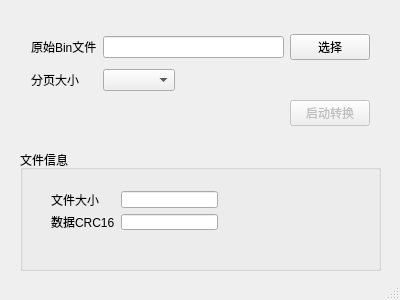
<?xml version="1.0" encoding="UTF-8"?>
<ui version="4.0">
 <class>ChangeBinFile</class>
 <widget class="QMainWindow" name="ChangeBinFile">
  <property name="geometry">
   <rect>
    <x>0</x>
    <y>0</y>
    <width>400</width>
    <height>300</height>
   </rect>
  </property>
  <property name="windowTitle">
   <string>ChangeBinFile</string>
  </property>
  <widget class="QWidget" name="centralWidget">
   <widget class="QGroupBox" name="groupBox">
    <property name="geometry">
     <rect>
      <x>20</x>
      <y>150</y>
      <width>361</width>
      <height>121</height>
     </rect>
    </property>
    <property name="title">
     <string>文件信息</string>
    </property>
    <widget class="QWidget" name="">
     <property name="geometry">
      <rect>
       <x>20</x>
       <y>30</y>
       <width>189</width>
       <height>61</height>
      </rect>
     </property>
     <layout class="QGridLayout" name="gridLayout">
      <item row="0" column="0">
       <widget class="QLabel" name="label_3">
        <property name="text">
         <string>文件大小</string>
        </property>
       </widget>
      </item>
      <item row="0" column="1">
       <widget class="QLineEdit" name="fileSizeEdit"/>
      </item>
      <item row="1" column="0">
       <widget class="QLabel" name="label_4">
        <property name="text">
         <string>数据CRC16</string>
        </property>
       </widget>
      </item>
      <item row="1" column="1">
       <widget class="QLineEdit" name="crcEdit"/>
      </item>
     </layout>
    </widget>
   </widget>
   <widget class="QWidget" name="">
    <property name="geometry">
     <rect>
      <x>20</x>
      <y>20</y>
      <width>361</width>
      <height>121</height>
     </rect>
    </property>
    <layout class="QGridLayout" name="gridLayout_2">
     <item row="0" column="0">
      <widget class="QLabel" name="label">
       <property name="text">
        <string>原始Bin文件</string>
       </property>
      </widget>
     </item>
     <item row="0" column="1" colspan="2">
      <widget class="QLineEdit" name="fileNameEdit"/>
     </item>
     <item row="0" column="3">
      <widget class="QPushButton" name="choiceFileBtn">
       <property name="text">
        <string>选择</string>
       </property>
      </widget>
     </item>
     <item row="1" column="0">
      <widget class="QLabel" name="label_2">
       <property name="text">
        <string>分页大小</string>
       </property>
      </widget>
     </item>
     <item row="1" column="1">
      <widget class="QComboBox" name="pageComBox"/>
     </item>
     <item row="1" column="2">
      <spacer name="horizontalSpacer">
       <property name="orientation">
        <enum>Qt::Horizontal</enum>
       </property>
       <property name="sizeHint" stdset="0">
        <size>
         <width>98</width>
         <height>20</height>
        </size>
       </property>
      </spacer>
     </item>
     <item row="2" column="3">
      <widget class="QPushButton" name="startBtn">
       <property name="enabled">
        <bool>false</bool>
       </property>
       <property name="text">
        <string>启动转换</string>
       </property>
      </widget>
     </item>
    </layout>
   </widget>
  </widget>
  <widget class="QStatusBar" name="statusBar"/>
 </widget>
 <layoutdefault spacing="6" margin="11"/>
 <resources/>
 <connections/>
</ui>
